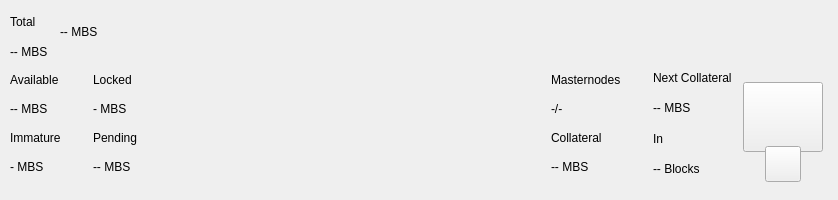
<?xml version="1.0" encoding="UTF-8"?>
<ui version="4.0">
 <class>TopBar</class>
 <widget class="QWidget" name="TopBar">
  <property name="geometry">
   <rect>
    <x>0</x>
    <y>0</y>
    <width>838</width>
    <height>200</height>
   </rect>
  </property>
  <property name="minimumSize">
   <size>
    <width>0</width>
    <height>200</height>
   </size>
  </property>
  <property name="maximumSize">
   <size>
    <width>16777215</width>
    <height>200</height>
   </size>
  </property>
  <property name="windowTitle">
   <string>Form</string>
  </property>
  <layout class="QVBoxLayout" name="verticalLayout_10" stretch="0">
   <property name="spacing">
    <number>0</number>
   </property>
   <property name="leftMargin">
    <number>0</number>
   </property>
   <property name="topMargin">
    <number>0</number>
   </property>
   <property name="rightMargin">
    <number>0</number>
   </property>
   <property name="bottomMargin">
    <number>0</number>
   </property>
   <item>
    <widget class="PFBorderImage" name="containerTop">
     <layout class="QVBoxLayout" name="verticalLayout_11">
      <property name="spacing">
       <number>0</number>
      </property>
      <property name="leftMargin">
       <number>0</number>
      </property>
      <property name="topMargin">
       <number>0</number>
      </property>
      <property name="rightMargin">
       <number>0</number>
      </property>
      <property name="bottomMargin">
       <number>0</number>
      </property>
      <item>
       <widget class="QWidget" name="top_container_2" native="true">
        <property name="minimumSize">
         <size>
          <width>0</width>
          <height>65</height>
         </size>
        </property>
        <layout class="QHBoxLayout" name="top_container">
         <property name="spacing">
          <number>0</number>
         </property>
         <property name="leftMargin">
          <number>10</number>
         </property>
         <property name="topMargin">
          <number>0</number>
         </property>
         <property name="rightMargin">
          <number>10</number>
         </property>
         <property name="bottomMargin">
          <number>0</number>
         </property>
         <item>
          <layout class="QHBoxLayout" name="horizontalLayout_4">
           <property name="spacing">
            <number>12</number>
           </property>
           <property name="rightMargin">
            <number>0</number>
           </property>
           <item>
            <widget class="QWidget" name="widgetAmount" native="true">
             <layout class="QVBoxLayout" name="verticalLayout_2">
              <property name="spacing">
               <number>2</number>
              </property>
              <property name="leftMargin">
               <number>0</number>
              </property>
              <property name="topMargin">
               <number>8</number>
              </property>
              <property name="rightMargin">
               <number>0</number>
              </property>
              <property name="bottomMargin">
               <number>0</number>
              </property>
              <item>
               <widget class="QLabel" name="labelTitle1">
                <property name="text">
                 <string>Total</string>
                </property>
               </widget>
              </item>
              <item>
               <widget class="QLabel" name="labelAmountPiv">
                <property name="text">
                 <string notr="true">-- MBS</string>
                </property>
               </widget>
              </item>
             </layout>
            </widget>
           </item>
           <item alignment="Qt::AlignVCenter">
            <widget class="QWidget" name="widgetTopAmount" native="true">
             <property name="sizePolicy">
              <sizepolicy hsizetype="Preferred" vsizetype="Maximum">
               <horstretch>0</horstretch>
               <verstretch>0</verstretch>
              </sizepolicy>
             </property>
             <layout class="QHBoxLayout" name="horizontalLayout_5">
              <property name="spacing">
               <number>0</number>
              </property>
              <property name="leftMargin">
               <number>0</number>
              </property>
              <property name="topMargin">
               <number>0</number>
              </property>
              <property name="rightMargin">
               <number>0</number>
              </property>
              <property name="bottomMargin">
               <number>0</number>
              </property>
              <item alignment="Qt::AlignTop">
               <widget class="QLabel" name="labelAmountTopPiv">
                <property name="minimumSize">
                 <size>
                  <width>0</width>
                  <height>36</height>
                 </size>
                </property>
                <property name="styleSheet">
                 <string notr="true">padding:0px;margin:0px;</string>
                </property>
                <property name="text">
                 <string notr="true">-- MBS</string>
                </property>
               </widget>
              </item>
             </layout>
            </widget>
           </item>
           <item>
            <spacer name="horizontalSpacer">
             <property name="orientation">
              <enum>Qt::Horizontal</enum>
             </property>
             <property name="sizeHint" stdset="0">
              <size>
               <width>40</width>
               <height>20</height>
              </size>
             </property>
            </spacer>
           </item>
           <item alignment="Qt::AlignRight">
            <widget class="QWidget" name="layoutSync" native="true">
             <property name="minimumSize">
              <size>
               <width>0</width>
               <height>36</height>
              </size>
             </property>
             <property name="maximumSize">
              <size>
               <width>16777215</width>
               <height>36</height>
              </size>
             </property>
             <layout class="QVBoxLayout" name="verticalLayout_9">
              <property name="leftMargin">
               <number>0</number>
              </property>
              <property name="topMargin">
               <number>0</number>
              </property>
              <property name="rightMargin">
               <number>0</number>
              </property>
              <property name="bottomMargin">
               <number>0</number>
              </property>
              <item>
               <widget class="ExpandableButton" name="pushButtonSync" native="true">
                <property name="minimumSize">
                 <size>
                  <width>36</width>
                  <height>36</height>
                 </size>
                </property>
                <property name="maximumSize">
                 <size>
                  <width>16777215</width>
                  <height>36</height>
                 </size>
                </property>
               </widget>
              </item>
             </layout>
            </widget>
           </item>
           <item>
            <widget class="ExpandableButton" name="pushButtonHDUpgrade" native="true">
             <property name="minimumSize">
              <size>
               <width>36</width>
               <height>36</height>
              </size>
             </property>
             <property name="maximumSize">
              <size>
               <width>16777215</width>
               <height>36</height>
              </size>
             </property>
            </widget>
           </item>
           <item>
            <widget class="ExpandableButton" name="pushButtonStack" native="true">
             <property name="minimumSize">
              <size>
               <width>36</width>
               <height>36</height>
              </size>
             </property>
             <property name="maximumSize">
              <size>
               <width>16777215</width>
               <height>36</height>
              </size>
             </property>
            </widget>
           </item>
           <item>
            <widget class="ExpandableButton" name="pushButtonConf" native="true">
             <property name="minimumSize">
              <size>
               <width>36</width>
               <height>36</height>
              </size>
             </property>
             <property name="maximumSize">
              <size>
               <width>16777215</width>
               <height>36</height>
              </size>
             </property>
            </widget>
           </item>
           <item>
            <widget class="ExpandableButton" name="pushButtonMasternodes" native="true">
             <property name="minimumSize">
              <size>
               <width>36</width>
               <height>36</height>
              </size>
             </property>
             <property name="maximumSize">
              <size>
               <width>16777215</width>
               <height>36</height>
              </size>
             </property>
            </widget>
           </item>
           <item>
            <widget class="ExpandableButton" name="pushButtonConsole" native="true">
             <property name="minimumSize">
              <size>
               <width>36</width>
               <height>36</height>
              </size>
             </property>
             <property name="maximumSize">
              <size>
               <width>16777215</width>
               <height>36</height>
              </size>
             </property>
            </widget>
           </item>
           <item>
            <widget class="ExpandableButton" name="pushButtonConnection" native="true">
             <property name="minimumSize">
              <size>
               <width>36</width>
               <height>36</height>
              </size>
             </property>
             <property name="maximumSize">
              <size>
               <width>16777215</width>
               <height>36</height>
              </size>
             </property>
            </widget>
           </item>
           <item>
            <widget class="ExpandableButton" name="pushButtonTor" native="true">
             <property name="minimumSize">
              <size>
               <width>36</width>
               <height>36</height>
              </size>
             </property>
             <property name="maximumSize">
              <size>
               <width>16777215</width>
               <height>36</height>
              </size>
             </property>
            </widget>
           </item>
           <item>
            <widget class="ExpandableButton" name="pushButtonLock" native="true">
             <property name="sizePolicy">
              <sizepolicy hsizetype="Expanding" vsizetype="Expanding">
               <horstretch>0</horstretch>
               <verstretch>0</verstretch>
              </sizepolicy>
             </property>
             <property name="minimumSize">
              <size>
               <width>36</width>
               <height>0</height>
              </size>
             </property>
             <property name="maximumSize">
              <size>
               <width>16777215</width>
               <height>36</height>
              </size>
             </property>
            </widget>
           </item>
           <item>
            <widget class="ExpandableButton" name="pushButtonTheme" native="true">
             <property name="minimumSize">
              <size>
               <width>36</width>
               <height>36</height>
              </size>
             </property>
             <property name="maximumSize">
              <size>
               <width>16777215</width>
               <height>36</height>
              </size>
             </property>
            </widget>
           </item>
          </layout>
         </item>
        </layout>
       </widget>
      </item>
      <item>
       <widget class="QWidget" name="bottom_container" native="true">
        <property name="minimumSize">
         <size>
          <width>0</width>
          <height>135</height>
         </size>
        </property>
        <layout class="QHBoxLayout" name="botton_container">
         <property name="leftMargin">
          <number>10</number>
         </property>
         <property name="topMargin">
          <number>0</number>
         </property>
         <property name="rightMargin">
          <number>10</number>
         </property>
         <property name="bottomMargin">
          <number>10</number>
         </property>
         <item>
          <layout class="QHBoxLayout" name="horizontalLayout_3">
           <property name="spacing">
            <number>0</number>
           </property>
           <property name="bottomMargin">
            <number>9</number>
           </property>
           <item>
            <layout class="QVBoxLayout" name="verticalLayout_7">
             <property name="spacing">
              <number>0</number>
             </property>
             <property name="leftMargin">
              <number>0</number>
             </property>
             <property name="rightMargin">
              <number>0</number>
             </property>
             <item>
              <layout class="QHBoxLayout" name="horizontalLayout_2">
               <property name="spacing">
                <number>0</number>
               </property>
               <item>
                <layout class="QVBoxLayout" name="verticalLayout_6">
                 <item>
                  <widget class="QLabel" name="labelTitle5">
                   <property name="text">
                    <string>Available</string>
                   </property>
                  </widget>
                 </item>
                 <item>
                  <widget class="QLabel" name="labelAvailablePiv">
                   <property name="text">
                    <string>-- MBS</string>
                   </property>
                  </widget>
                 </item>
                 <item>
                  <widget class="QLabel" name="labelTitle4">
                   <property name="text">
                    <string>Immature</string>
                   </property>
                  </widget>
                 </item>
                 <item>
                  <widget class="QLabel" name="labelImmaturePiv">
                   <property name="text">
                    <string notr="true">- MBS</string>
                   </property>
                  </widget>
                 </item>
                </layout>
               </item>
               <item>
                <layout class="QVBoxLayout" name="verticalLayout_8">
                 <property name="leftMargin">
                  <number>32</number>
                 </property>
                 <item>
                  <widget class="QLabel" name="labelTitle6">
                   <property name="text">
                    <string>Locked</string>
                   </property>
                  </widget>
                 </item>
                 <item>
                  <widget class="QLabel" name="labelLockedPiv">
                   <property name="text">
                    <string>- MBS</string>
                   </property>
                  </widget>
                 </item>
                 <item>
                  <widget class="QLabel" name="labelTitle3">
                   <property name="text">
                    <string>Pending</string>
                   </property>
                  </widget>
                 </item>
                 <item>
                  <widget class="QLabel" name="labelPendingPiv">
                   <property name="text">
                    <string notr="true">-- MBS</string>
                   </property>
                  </widget>
                 </item>
                </layout>
               </item>
              </layout>
             </item>
            </layout>
           </item>
          </layout>
         </item>
         <item>
          <spacer name="horizontalSpacer_2">
           <property name="orientation">
            <enum>Qt::Horizontal</enum>
           </property>
           <property name="sizeHint" stdset="0">
            <size>
             <width>40</width>
             <height>20</height>
            </size>
           </property>
          </spacer>
         </item>
         <item>
          <layout class="QHBoxLayout" name="horizontalLayout_6">
           <property name="spacing">
            <number>0</number>
           </property>
           <property name="rightMargin">
            <number>0</number>
           </property>
           <property name="bottomMargin">
            <number>9</number>
           </property>
           <item>
            <layout class="QVBoxLayout" name="verticalLayout_5">
             <item>
              <widget class="QLabel" name="labelMasternodesTitle">
               <property name="text">
                <string>Masternodes</string>
               </property>
              </widget>
             </item>
             <item>
              <widget class="QLabel" name="labelMasternodeCount">
               <property name="text">
                <string>-/-</string>
               </property>
              </widget>
             </item>
             <item>
              <widget class="QLabel" name="labelTitle8">
               <property name="text">
                <string>Collateral</string>
               </property>
              </widget>
             </item>
             <item>
              <widget class="QLabel" name="labelCollateralPiv">
               <property name="text">
                <string notr="true">-- MBS</string>
               </property>
              </widget>
             </item>
            </layout>
           </item>
           <item>
            <widget class="QWidget" name="widgetNextCollateral" native="true">
             <layout class="QVBoxLayout" name="verticalLayout_12">
              <property name="leftMargin">
               <number>32</number>
              </property>
              <property name="topMargin">
               <number>0</number>
              </property>
              <property name="rightMargin">
               <number>0</number>
              </property>
              <property name="bottomMargin">
               <number>0</number>
              </property>
              <item>
               <widget class="QLabel" name="labelNextMasternodesTitle">
                <property name="text">
                 <string>Next Collateral</string>
                </property>
               </widget>
              </item>
              <item>
               <widget class="QLabel" name="labelNextCollateralValue">
                <property name="text">
                 <string>-- MBS</string>
                </property>
               </widget>
              </item>
              <item>
               <widget class="QLabel" name="labelTitle9">
                <property name="text">
                 <string>In</string>
                </property>
               </widget>
              </item>
              <item>
               <widget class="QLabel" name="labelNextCollateralBlocks">
                <property name="text">
                 <string notr="true">-- Blocks</string>
                </property>
               </widget>
              </item>
             </layout>
            </widget>
           </item>
          </layout>
         </item>
         <item>
          <widget class="QWidget" name="qrContainer" native="true">
           <property name="sizePolicy">
            <sizepolicy hsizetype="Preferred" vsizetype="Minimum">
             <horstretch>0</horstretch>
             <verstretch>0</verstretch>
            </sizepolicy>
           </property>
           <property name="minimumSize">
            <size>
             <width>90</width>
             <height>110</height>
            </size>
           </property>
           <property name="maximumSize">
            <size>
             <width>90</width>
             <height>110</height>
            </size>
           </property>
           <layout class="QVBoxLayout" name="containerQR">
            <property name="spacing">
             <number>0</number>
            </property>
            <property name="leftMargin">
             <number>5</number>
            </property>
            <property name="topMargin">
             <number>10</number>
            </property>
            <property name="rightMargin">
             <number>5</number>
            </property>
            <property name="bottomMargin">
             <number>0</number>
            </property>
            <item>
             <widget class="QPushButton" name="btnQr">
              <property name="minimumSize">
               <size>
                <width>70</width>
                <height>70</height>
               </size>
              </property>
              <property name="maximumSize">
               <size>
                <width>16777215</width>
                <height>70</height>
               </size>
              </property>
              <property name="focusPolicy">
               <enum>Qt::NoFocus</enum>
              </property>
              <property name="text">
               <string/>
              </property>
              <property name="iconSize">
               <size>
                <width>70</width>
                <height>70</height>
               </size>
              </property>
             </widget>
            </item>
            <item>
             <spacer name="verticalSpacer">
              <property name="orientation">
               <enum>Qt::Vertical</enum>
              </property>
              <property name="sizeType">
               <enum>QSizePolicy::Fixed</enum>
              </property>
              <property name="sizeHint" stdset="0">
               <size>
                <width>20</width>
                <height>20</height>
               </size>
              </property>
             </spacer>
            </item>
            <item alignment="Qt::AlignHCenter|Qt::AlignBottom">
             <widget class="QPushButton" name="pushButtonQR">
              <property name="minimumSize">
               <size>
                <width>36</width>
                <height>36</height>
               </size>
              </property>
              <property name="maximumSize">
               <size>
                <width>36</width>
                <height>36</height>
               </size>
              </property>
              <property name="focusPolicy">
               <enum>Qt::NoFocus</enum>
              </property>
              <property name="text">
               <string/>
              </property>
             </widget>
            </item>
           </layout>
          </widget>
         </item>
        </layout>
       </widget>
      </item>
     </layout>
    </widget>
   </item>
  </layout>
 </widget>
 <customwidgets>
  <customwidget>
   <class>PFBorderImage</class>
   <extends>QFrame</extends>
   <header>qt/pivx/pfborderimage.h</header>
   <container>1</container>
  </customwidget>
  <customwidget>
   <class>ExpandableButton</class>
   <extends>QWidget</extends>
   <header>qt/pivx/expandablebutton.h</header>
   <container>1</container>
  </customwidget>
 </customwidgets>
 <resources/>
 <connections/>
</ui>
